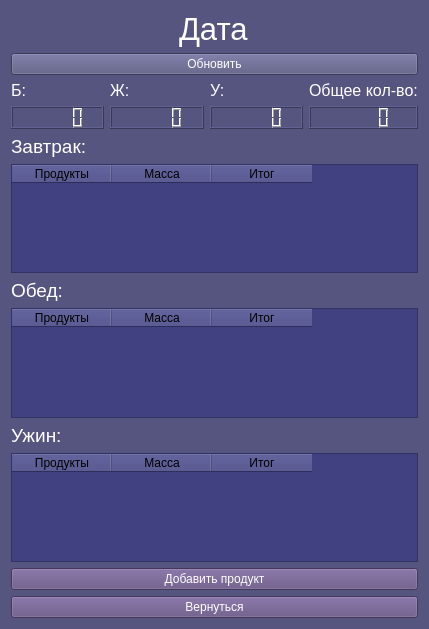
<?xml version="1.0" encoding="UTF-8"?>
<ui version="4.0">
 <class>Form</class>
 <widget class="QWidget" name="Form">
  <property name="geometry">
   <rect>
    <x>0</x>
    <y>0</y>
    <width>429</width>
    <height>629</height>
   </rect>
  </property>
  <property name="maximumSize">
   <size>
    <width>8754874</width>
    <height>765765</height>
   </size>
  </property>
  <property name="windowTitle">
   <string>Form</string>
  </property>
  <property name="styleSheet">
   <string notr="true">background-color: rgb(85, 85, 127);</string>
  </property>
  <layout class="QHBoxLayout" name="horizontalLayout_3">
   <item>
    <layout class="QVBoxLayout" name="verticalLayout">
     <item alignment="Qt::AlignHCenter|Qt::AlignVCenter">
      <widget class="QLabel" name="data_label">
       <property name="font">
        <font>
         <pointsize>23</pointsize>
        </font>
       </property>
       <property name="styleSheet">
        <string notr="true">color: rgb(255, 255, 255);</string>
       </property>
       <property name="text">
        <string>Дата</string>
       </property>
      </widget>
     </item>
     <item>
      <widget class="QPushButton" name="refresh_button">
       <property name="palette">
        <palette>
         <active>
          <colorrole role="WindowText">
           <brush brushstyle="SolidPattern">
            <color alpha="255">
             <red>255</red>
             <green>255</green>
             <blue>255</blue>
            </color>
           </brush>
          </colorrole>
          <colorrole role="Button">
           <brush brushstyle="SolidPattern">
            <color alpha="255">
             <red>85</red>
             <green>85</green>
             <blue>127</blue>
            </color>
           </brush>
          </colorrole>
          <colorrole role="Text">
           <brush brushstyle="SolidPattern">
            <color alpha="255">
             <red>255</red>
             <green>255</green>
             <blue>255</blue>
            </color>
           </brush>
          </colorrole>
          <colorrole role="ButtonText">
           <brush brushstyle="SolidPattern">
            <color alpha="255">
             <red>255</red>
             <green>255</green>
             <blue>255</blue>
            </color>
           </brush>
          </colorrole>
          <colorrole role="Base">
           <brush brushstyle="SolidPattern">
            <color alpha="255">
             <red>85</red>
             <green>85</green>
             <blue>127</blue>
            </color>
           </brush>
          </colorrole>
          <colorrole role="Window">
           <brush brushstyle="SolidPattern">
            <color alpha="255">
             <red>85</red>
             <green>85</green>
             <blue>127</blue>
            </color>
           </brush>
          </colorrole>
          <colorrole role="ToolTipText">
           <brush brushstyle="SolidPattern">
            <color alpha="255">
             <red>255</red>
             <green>255</green>
             <blue>255</blue>
            </color>
           </brush>
          </colorrole>
         </active>
         <inactive>
          <colorrole role="WindowText">
           <brush brushstyle="SolidPattern">
            <color alpha="255">
             <red>255</red>
             <green>255</green>
             <blue>255</blue>
            </color>
           </brush>
          </colorrole>
          <colorrole role="Button">
           <brush brushstyle="SolidPattern">
            <color alpha="255">
             <red>85</red>
             <green>85</green>
             <blue>127</blue>
            </color>
           </brush>
          </colorrole>
          <colorrole role="Text">
           <brush brushstyle="SolidPattern">
            <color alpha="255">
             <red>255</red>
             <green>255</green>
             <blue>255</blue>
            </color>
           </brush>
          </colorrole>
          <colorrole role="ButtonText">
           <brush brushstyle="SolidPattern">
            <color alpha="255">
             <red>255</red>
             <green>255</green>
             <blue>255</blue>
            </color>
           </brush>
          </colorrole>
          <colorrole role="Base">
           <brush brushstyle="SolidPattern">
            <color alpha="255">
             <red>85</red>
             <green>85</green>
             <blue>127</blue>
            </color>
           </brush>
          </colorrole>
          <colorrole role="Window">
           <brush brushstyle="SolidPattern">
            <color alpha="255">
             <red>85</red>
             <green>85</green>
             <blue>127</blue>
            </color>
           </brush>
          </colorrole>
          <colorrole role="ToolTipText">
           <brush brushstyle="SolidPattern">
            <color alpha="255">
             <red>255</red>
             <green>255</green>
             <blue>255</blue>
            </color>
           </brush>
          </colorrole>
         </inactive>
         <disabled>
          <colorrole role="WindowText">
           <brush brushstyle="SolidPattern">
            <color alpha="255">
             <red>120</red>
             <green>120</green>
             <blue>120</blue>
            </color>
           </brush>
          </colorrole>
          <colorrole role="Button">
           <brush brushstyle="SolidPattern">
            <color alpha="255">
             <red>85</red>
             <green>85</green>
             <blue>127</blue>
            </color>
           </brush>
          </colorrole>
          <colorrole role="Text">
           <brush brushstyle="SolidPattern">
            <color alpha="255">
             <red>120</red>
             <green>120</green>
             <blue>120</blue>
            </color>
           </brush>
          </colorrole>
          <colorrole role="ButtonText">
           <brush brushstyle="SolidPattern">
            <color alpha="255">
             <red>120</red>
             <green>120</green>
             <blue>120</blue>
            </color>
           </brush>
          </colorrole>
          <colorrole role="Base">
           <brush brushstyle="SolidPattern">
            <color alpha="255">
             <red>85</red>
             <green>85</green>
             <blue>127</blue>
            </color>
           </brush>
          </colorrole>
          <colorrole role="Window">
           <brush brushstyle="SolidPattern">
            <color alpha="255">
             <red>85</red>
             <green>85</green>
             <blue>127</blue>
            </color>
           </brush>
          </colorrole>
          <colorrole role="ToolTipText">
           <brush brushstyle="SolidPattern">
            <color alpha="255">
             <red>255</red>
             <green>255</green>
             <blue>255</blue>
            </color>
           </brush>
          </colorrole>
         </disabled>
        </palette>
       </property>
       <property name="text">
        <string>Обновить</string>
       </property>
      </widget>
     </item>
     <item>
      <layout class="QHBoxLayout" name="horizontalLayout">
       <item>
        <layout class="QHBoxLayout" name="horizontalLayout_2">
         <item>
          <layout class="QVBoxLayout" name="verticalLayout_2">
           <item>
            <widget class="QLabel" name="proteins_label">
             <property name="font">
              <font>
               <pointsize>12</pointsize>
              </font>
             </property>
             <property name="styleSheet">
              <string notr="true">color: rgb(255, 255, 255);</string>
             </property>
             <property name="text">
              <string>Б:</string>
             </property>
            </widget>
           </item>
           <item>
            <widget class="QLCDNumber" name="proteins_count"/>
           </item>
          </layout>
         </item>
        </layout>
       </item>
       <item>
        <layout class="QVBoxLayout" name="verticalLayout_3">
         <item>
          <widget class="QLabel" name="fats_label">
           <property name="font">
            <font>
             <pointsize>12</pointsize>
            </font>
           </property>
           <property name="styleSheet">
            <string notr="true">color: rgb(255, 255, 255);</string>
           </property>
           <property name="text">
            <string>Ж:</string>
           </property>
          </widget>
         </item>
         <item>
          <widget class="QLCDNumber" name="fats_count"/>
         </item>
        </layout>
       </item>
       <item>
        <layout class="QVBoxLayout" name="verticalLayout_4">
         <item>
          <widget class="QLabel" name="carbohydrates_label">
           <property name="font">
            <font>
             <pointsize>12</pointsize>
            </font>
           </property>
           <property name="styleSheet">
            <string notr="true">color: rgb(255, 255, 255);</string>
           </property>
           <property name="text">
            <string>У:</string>
           </property>
          </widget>
         </item>
         <item>
          <widget class="QLCDNumber" name="carbohydrates_count"/>
         </item>
        </layout>
       </item>
       <item>
        <layout class="QVBoxLayout" name="verticalLayout_5">
         <item>
          <widget class="QLabel" name="quantity_label">
           <property name="font">
            <font>
             <pointsize>12</pointsize>
            </font>
           </property>
           <property name="styleSheet">
            <string notr="true">color: rgb(255, 255, 255);</string>
           </property>
           <property name="text">
            <string>Общее кол-во:</string>
           </property>
          </widget>
         </item>
         <item>
          <widget class="QLCDNumber" name="quantity_count"/>
         </item>
        </layout>
       </item>
      </layout>
     </item>
     <item>
      <widget class="QLabel" name="breakfast_label">
       <property name="font">
        <font>
         <pointsize>14</pointsize>
        </font>
       </property>
       <property name="styleSheet">
        <string notr="true">color: rgb(255, 255, 255);</string>
       </property>
       <property name="text">
        <string>Завтрак:</string>
       </property>
      </widget>
     </item>
     <item>
      <widget class="QTableWidget" name="breakfast_table">
       <property name="palette">
        <palette>
         <active>
          <colorrole role="WindowText">
           <brush brushstyle="SolidPattern">
            <color alpha="255">
             <red>0</red>
             <green>0</green>
             <blue>0</blue>
            </color>
           </brush>
          </colorrole>
          <colorrole role="Button">
           <brush brushstyle="SolidPattern">
            <color alpha="255">
             <red>65</red>
             <green>65</green>
             <blue>130</blue>
            </color>
           </brush>
          </colorrole>
          <colorrole role="Text">
           <brush brushstyle="SolidPattern">
            <color alpha="255">
             <red>0</red>
             <green>0</green>
             <blue>0</blue>
            </color>
           </brush>
          </colorrole>
          <colorrole role="ButtonText">
           <brush brushstyle="SolidPattern">
            <color alpha="255">
             <red>0</red>
             <green>0</green>
             <blue>0</blue>
            </color>
           </brush>
          </colorrole>
          <colorrole role="Base">
           <brush brushstyle="SolidPattern">
            <color alpha="255">
             <red>65</red>
             <green>65</green>
             <blue>130</blue>
            </color>
           </brush>
          </colorrole>
          <colorrole role="Window">
           <brush brushstyle="SolidPattern">
            <color alpha="255">
             <red>65</red>
             <green>65</green>
             <blue>130</blue>
            </color>
           </brush>
          </colorrole>
         </active>
         <inactive>
          <colorrole role="WindowText">
           <brush brushstyle="SolidPattern">
            <color alpha="255">
             <red>0</red>
             <green>0</green>
             <blue>0</blue>
            </color>
           </brush>
          </colorrole>
          <colorrole role="Button">
           <brush brushstyle="SolidPattern">
            <color alpha="255">
             <red>65</red>
             <green>65</green>
             <blue>130</blue>
            </color>
           </brush>
          </colorrole>
          <colorrole role="Text">
           <brush brushstyle="SolidPattern">
            <color alpha="255">
             <red>0</red>
             <green>0</green>
             <blue>0</blue>
            </color>
           </brush>
          </colorrole>
          <colorrole role="ButtonText">
           <brush brushstyle="SolidPattern">
            <color alpha="255">
             <red>0</red>
             <green>0</green>
             <blue>0</blue>
            </color>
           </brush>
          </colorrole>
          <colorrole role="Base">
           <brush brushstyle="SolidPattern">
            <color alpha="255">
             <red>65</red>
             <green>65</green>
             <blue>130</blue>
            </color>
           </brush>
          </colorrole>
          <colorrole role="Window">
           <brush brushstyle="SolidPattern">
            <color alpha="255">
             <red>65</red>
             <green>65</green>
             <blue>130</blue>
            </color>
           </brush>
          </colorrole>
         </inactive>
         <disabled>
          <colorrole role="WindowText">
           <brush brushstyle="SolidPattern">
            <color alpha="255">
             <red>0</red>
             <green>0</green>
             <blue>0</blue>
            </color>
           </brush>
          </colorrole>
          <colorrole role="Button">
           <brush brushstyle="SolidPattern">
            <color alpha="255">
             <red>65</red>
             <green>65</green>
             <blue>130</blue>
            </color>
           </brush>
          </colorrole>
          <colorrole role="Text">
           <brush brushstyle="SolidPattern">
            <color alpha="255">
             <red>0</red>
             <green>0</green>
             <blue>0</blue>
            </color>
           </brush>
          </colorrole>
          <colorrole role="ButtonText">
           <brush brushstyle="SolidPattern">
            <color alpha="255">
             <red>0</red>
             <green>0</green>
             <blue>0</blue>
            </color>
           </brush>
          </colorrole>
          <colorrole role="Base">
           <brush brushstyle="SolidPattern">
            <color alpha="255">
             <red>65</red>
             <green>65</green>
             <blue>130</blue>
            </color>
           </brush>
          </colorrole>
          <colorrole role="Window">
           <brush brushstyle="SolidPattern">
            <color alpha="255">
             <red>65</red>
             <green>65</green>
             <blue>130</blue>
            </color>
           </brush>
          </colorrole>
         </disabled>
        </palette>
       </property>
       <property name="styleSheet">
        <string notr="true">background-color: rgb(65, 65, 130);
color: rgb(0,0,0);</string>
       </property>
       <column>
        <property name="text">
         <string>Продукты</string>
        </property>
       </column>
       <column>
        <property name="text">
         <string>Масса</string>
        </property>
       </column>
       <column>
        <property name="text">
         <string>Итог</string>
        </property>
       </column>
      </widget>
     </item>
     <item>
      <widget class="QLabel" name="lunch_label">
       <property name="font">
        <font>
         <pointsize>14</pointsize>
        </font>
       </property>
       <property name="styleSheet">
        <string notr="true">color: rgb(255, 255, 255);</string>
       </property>
       <property name="text">
        <string>Обед:</string>
       </property>
      </widget>
     </item>
     <item>
      <widget class="QTableWidget" name="lunch_table">
       <property name="styleSheet">
        <string notr="true">background-color: rgb(65, 65, 130);
color: rgb(0,0,0);</string>
       </property>
       <column>
        <property name="text">
         <string>Продукты</string>
        </property>
       </column>
       <column>
        <property name="text">
         <string>Масса</string>
        </property>
       </column>
       <column>
        <property name="text">
         <string>Итог</string>
        </property>
       </column>
      </widget>
     </item>
     <item>
      <widget class="QLabel" name="dinner_label">
       <property name="font">
        <font>
         <pointsize>14</pointsize>
        </font>
       </property>
       <property name="styleSheet">
        <string notr="true">color: rgb(255, 255, 255);</string>
       </property>
       <property name="text">
        <string>Ужин:</string>
       </property>
      </widget>
     </item>
     <item>
      <widget class="QTableWidget" name="dinner_table">
       <property name="styleSheet">
        <string notr="true">background-color: rgb(65, 65, 130);
color: rgb(0,0,0);</string>
       </property>
       <column>
        <property name="text">
         <string>Продукты</string>
        </property>
       </column>
       <column>
        <property name="text">
         <string>Масса</string>
        </property>
       </column>
       <column>
        <property name="text">
         <string>Итог</string>
        </property>
       </column>
      </widget>
     </item>
     <item>
      <widget class="QPushButton" name="add_btn">
       <property name="styleSheet">
        <string notr="true">color: rgb(255, 255, 255);
background-color: rgb(96, 76, 127);</string>
       </property>
       <property name="text">
        <string>Добавить продукт</string>
       </property>
      </widget>
     </item>
     <item>
      <widget class="QPushButton" name="back_btn">
       <property name="styleSheet">
        <string notr="true">color: rgb(255, 255, 255);
background-color: rgb(96, 76, 127);</string>
       </property>
       <property name="text">
        <string>Вернуться</string>
       </property>
      </widget>
     </item>
    </layout>
   </item>
  </layout>
 </widget>
 <resources/>
 <connections/>
</ui>
